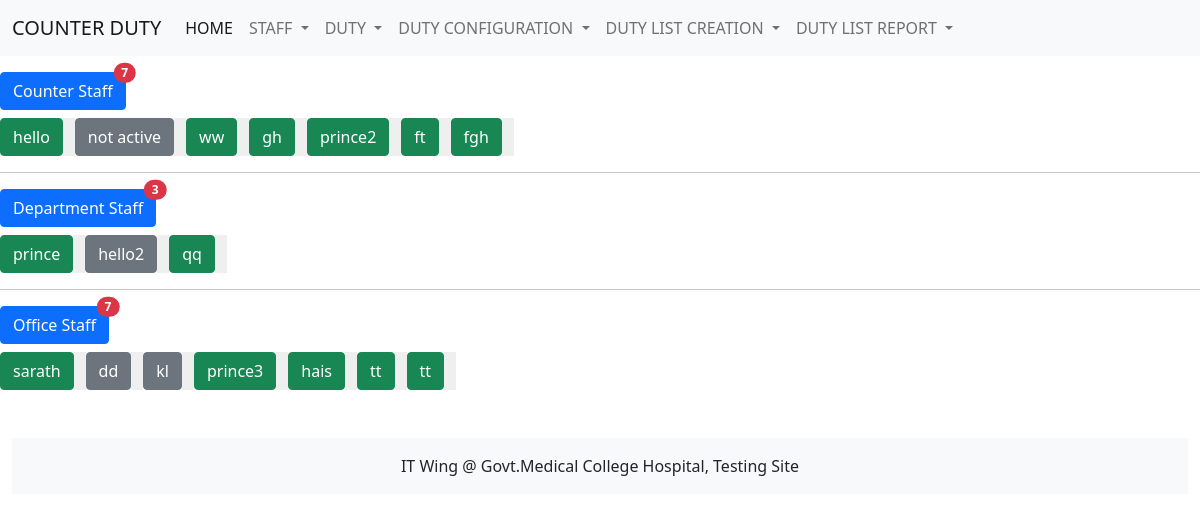
The app's page /stafflist/ with its own data.
### home/models.py (models this page shows, shortened)
class staff(models.Model):
    staff_name = models.CharField(max_length=100)
    staff_type = models.ForeignKey(stafftype, on_delete=models.CASCADE)
    staff_level = models.ForeignKey(stafflevel, on_delete=models.CASCADE)
    staff_active = models.BooleanField()

### home/views.py (the view)
# urls.py: path('stafflist/', views.stafflist),
def stafflist(request):
    dict_staff_counter = {
        'staffname':staff.objects.filter(staff_type='1'),
        'countercount':staff.objects.filter(staff_type='1').count()
    }
    dict_staff_department = {
        'staffname':staff.objects.filter(staff_type='2'),
        'departmentcount':staff.objects.filter(staff_type='2').count()
    }
    dict_staff_office = {
        'staffname':staff.objects.filter(staff_type='3'),
        'officecount':staff.objects.filter(staff_type='3').count()
    }
    dict_staff = {'counter':dict_staff_counter, 'department':dict_staff_department, 'office':dict_staff_office}
    return render(request, 'stafflist.html', dict_staff)

### templates/stafflist.html (shortened to what this page needs)
{% extends 'base.html' %}
{% block content %}
<div class="mb-2 mt-3">
<button type="button" class="btn btn-primary position-relative">
  Counter Staff
  <span class="position-absolute top-0 start-100 translate-middle badge rounded-pill bg-danger">
    {{ counter.countercount }}
  </span>
</button>
</div>
  <div class="btn-group" role="group" aria-label="Basic example">
    {% for counter in counter.staffname %}
        <a href="{{ counter.id }}">
        {% if counter.staff_active == 1 %}
          <button type="button" class="btn btn-success">{{counter.staff_name}}</button>
        {% else %}
          <button type="button" class="btn btn-secondary">{{counter.staff_name}}</button>
        {% endif %}
        </a>
        <button type="button" class="border-0"></button>
    {% endfor %}
  </div>
<hr>
<div class="mb-2 mt-3">
  <button type="button" class="btn btn-primary position-relative">
    Department Staff
    <span class="position-absolute top-0 start-100 translate-middle badge rounded-pill bg-danger">
      {{ department.departmentcount }}
    </span>
  </button>
  </div>
  <div class="btn-group" role="group" aria-label="Basic example">
    {% for department in department.staffname %}
        <a href="{{ department.id }}">
        {% if department.staff_active == 1 %}
          <button type="button" class="btn btn-success">{{department.staff_name}}</button>
        {% else %}
          <button type="button" class="btn btn-secondary">{{department.staff_name}}</button>
        {% endif %}
        </a>
        <button type="button" class="border-0"></button>
    {% endfor %}
  </div>
<hr>
<div class="mb-2 mt-3">
  <button type="button" class="btn btn-primary position-relative">
    Office Staff
    <span class="position-absolute top-0 start-100 translate-middle badge rounded-pill bg-danger">
      {{ office.officecount }}
    </span>
  </button>
  </div>
  <div class="btn-group" role="group" aria-label="Basic example">
    {% for office in office.staffname %}
        <a href="{{ office.id }}">
        {% if office.staff_active == 1 %}
          <button type="button" class="btn btn-success">{{office.staff_name}}</button>
        {% else %}
          <button type="button" class="btn btn-secondary">{{office.staff_name}}</button>
        {% endif %}
        </a>
        <button type="button" class="border-0"></button>
    {% endfor %}
  </div>
{% endblock content %}

### templates/base.html (shortened to what this page needs)
{% load static %}
<!DOCTYPE html>
<html lang="en">
<head>
    <link rel="stylesheet" href="{% static '/css/bootstrap.css' %}">
</head>
<body>
  <header>
    <nav class="navbar navbar-expand-lg navbar-light bg-light">
        <div class="container-fluid">
          <a class="navbar-brand" href="#">COUNTER DUTY</a>
          <div class="collapse navbar-collapse " id="navbarSupportedContent">
            <ul class="navbar-nav me-auto mb-2 mb-lg-0 ">
              <li class="nav-item">
                <a class="nav-link active" aria-current="page" href="#">HOME</a>
              </li>
              <li class="nav-item dropdown">
                <a class="nav-link dropdown-toggle" href="#" id="navbarDropdown" role="button" data-bs-toggle="dropdown" aria-expanded="false">
                  STAFF
                </a>
              </li>
              <li class="nav-item dropdown">
                <a class="nav-link dropdown-toggle" href="#" id="navbarDropdown" role="button" data-bs-toggle="dropdown" aria-expanded="false">
                  DUTY
                </a>
              </li>
              <li class="nav-item dropdown">
                <a class="nav-link dropdown-toggle" href="#" id="navbarDropdown" role="button" data-bs-toggle="dropdown" aria-expanded="false">
                  DUTY CONFIGURATION
                </a>
              </li>
              <li class="nav-item dropdown">
                <a class="nav-link dropdown-toggle" href="#" id="navbarDropdown" role="button" data-bs-toggle="dropdown" aria-expanded="false">
                  DUTY LIST CREATION
                </a>
              </li>
              <li class="nav-item dropdown">
                <a class="nav-link dropdown-toggle" href="#" id="navbarDropdown" role="button" data-bs-toggle="dropdown" aria-expanded="false">
                  DUTY LIST REPORT
                </a>
              </li>
            </ul>
          </div>
        </div>
    </nav>
  </header>
    {% block content %} {% endblock %}
  <div class="container-fluid my-5">
    <footer class="bg-light text-center text-lg-start text-black w-100">
      <div class="text-center p-3 bg-light" >
        IT Wing @ Govt.Medical College Hospital, Testing Site
      </div>
    </footer>
  </div>
</body>
</html>

### records on screen
staff: staff_name "hello"
staff: staff_name "not active"
staff: staff_name "ww"
staff: staff_name "gh"
staff: staff_name "prince2"
staff: staff_name "ft"
staff: staff_name "fgh"
staff: staff_name "prince"
staff: staff_name "hello2"
staff: staff_name "qq"
staff: staff_name "sarath"
staff: staff_name "dd"
staff: staff_name "kl"
staff: staff_name "prince3"
staff: staff_name "hais"
staff: staff_name "tt"
staff: staff_name "tt"

### other values on screen
{{ counter.countercount }} "7"
{{ department.departmentcount }} "3"
{{ office.officecount }} "7"
